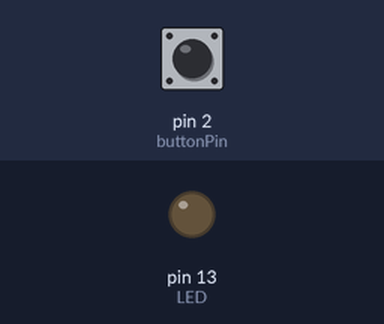
A sketch run on a simulated Arduino Uno, built with avr-gcc and run on an emulated ATmega328P. Parts: output pins drawn as LEDs (lit = HIGH). The inputs (shaded band) are chosen by the test bench; at power-on: pin 2 (buttonPin) LOW.

Above: at 1.2 s.
1.3 s: pin 2 (buttonPin) pulled HIGH for 0.15 s
At 1.7 s:
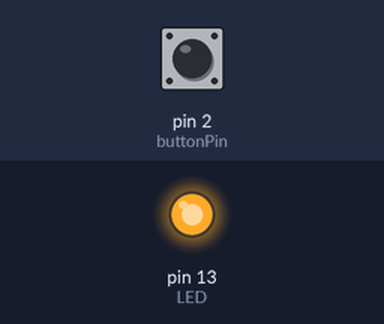
Timing chart, 0 to 4.3 s (numbered marks = the images above; inputs shaded):
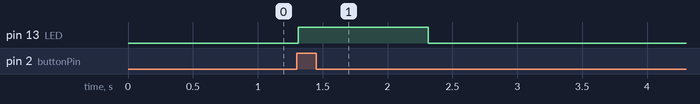

The sketch:

SS6_RGBRGB.ino
```cpp
int LED = 13;
int buttonPin = 2;

int buttonState = 0;

void setup () {

  pinMode(LED, OUTPUT);
  pinMode(buttonPin, INPUT);

}

void loop () {
  buttonState = digitalRead(buttonPin);
  delay(10);

  if (buttonState == HIGH) {
    LED = 13;
    digitalWrite(LED, HIGH);
    delay(1000);
    digitalWrite(LED, LOW);
    LED = LED -1;
    digitalWrite(LED, HIGH);
    delay(1000);
    digitalWrite(LED, LOW);
    LED = LED -1;
    digitalWrite(LED, HIGH);
    delay(1000);
    digitalWrite(LED, LOW);
    LED = LED -1;
    digitalWrite(LED, HIGH);
    delay(1000);
    digitalWrite(LED, LOW);
    LED = LED -1;
    digitalWrite(LED, HIGH);
    delay(1000);
    digitalWrite(LED, LOW);
    LED = LED -1;
    digitalWrite(LED, HIGH);
    delay(1000);
    digitalWrite(LED, LOW);
  }
  else {
    digitalWrite(LED, LOW);

  }

}
```

Measured:
- after the input at 1.3 s, pin 13 (LED): LOW → HIGH at once, → LOW 1.0 s later
